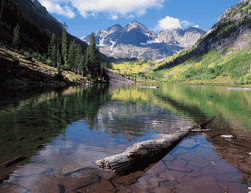
#> input picture river.gif, 251 x 193 px, shrunk from 832 x 640 before the run
$ python final.py
#> lines starting #> are read from the running program, lines starting #| are printed output that depends on the picture; long printed decimals are rounded
import math

import numpy as np
from scipy.fftpack import dct, idct
from PIL import Image

image_name = "river"

dct2 = lambda x: dct(dct(x.T, norm = 'ortho').T, norm = 'ortho')
idct2 = lambda x: idct(idct(x.T, norm = 'ortho').T, norm = 'ortho')

def create_blocks(array, n):
    blocks = []

    N, M = array.shape

    for i in range(0, N-n+1, n):
        for j in range(0, M-n+1, n):
            blocks.append(array[i:i+n, j:j+n])

    return blocks

def reconstruct_from_blocks(blocks, n, original_shape):
    N, M = original_shape

    reconstructed_array = np.zeros((N, M))

    block_index = 0

    for i in range(0, N-n+1, n):
        for j in range(0, M-n+1, n):
            reconstructed_array[i:i+n, j:j+n] = blocks[block_index]
            block_index += 1

    return reconstructed_array

def uniform_quantizer(data, num_levels, min_val=None, max_val=None):
    data = np.array(data)
    if min_val is None:
        min_val = np.min(data)

    if max_val is None:
        max_val = np.max(data)

    step_size = (max_val - min_val) / num_levels

    quantization_centers = np.linspace(min_val + step_size / 2, max_val - step_size / 2, num_levels)

    quantized_data = np.digitize(data, bins=np.linspace(min_val, max_val, num_levels + 1), right=False) - 1
    quantized_data = np.clip(quantized_data, 0, num_levels - 1)
    quantized_data = quantization_centers[quantized_data]

    return quantized_data, quantization_centers

def get_ac_terms(matrix):
    n = matrix.shape[0]
    result = []

    for diag in range(1, 2 * n - 1):
        if diag < n:
            row_start = diag
            col_start = 0
        else:
            row_start = n - 1
            col_start = diag - n + 1

        diagonal_elements = []
        row, col = row_start, col_start
        while row >= 0 and col < n:
            diagonal_elements.append(float(matrix[row, col]))
            row -= 1
            col += 1

        if diag % 2 == 1:
            diagonal_elements.reverse()

        result.extend(diagonal_elements)

    return result

def reconstruct_matrix(n, top_leftmost, zigzag_list):
    matrix = np.zeros((n, n), dtype=int)
    matrix[0, 0] = top_leftmost

    idx = 0

    for diag in range(1, 2 * n - 1):
        if diag < n:
            row_start = diag
            col_start = 0
        else:
            row_start = n - 1
            col_start = diag - n + 1

        diagonal_coords = []
        row, col = row_start, col_start
        while row >= 0 and col < n:
            diagonal_coords.append((row, col))
            row -= 1
            col += 1

        if diag % 2 == 1:
            diagonal_coords.reverse()

        for row, col in diagonal_coords:
            if idx < len(zigzag_list):
                matrix[row, col] = zigzag_list[idx]
                idx += 1

    return idct2(matrix)

for n in [4, 8, 16, 32, 64]:
    image = Image.open(image_name+".gif")
#> image is the input picture: PIL image 251x193 P; mean R, G, B 89.9, 95.4, 96.4
    image = image.convert('L')
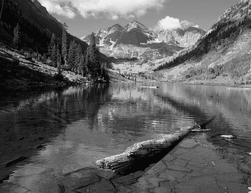
#> image: PIL image 251x193 L; min 4, max 239, mean 93.9
    image_array = np.array(image)

    blocks = create_blocks(image_array, n=n)
#> after the loop in create_blocks, `for i in range(0, N-n+1, n):`: blocks = 2976 items
#> blocks = 2976 items
    blocks = [dct2(block) for block in blocks]
    dc_terms = [float(block[0,0]) for block in blocks]
#> dc_terms = 2976 values, max 956 at index 25, min 26.5 at index 2637, mean 375.1

    quantized_dc_terms, quantization_centers_dc_terms = uniform_quantizer(dc_terms, 8)
#> in uniform_quantizer, `data = np.array(data)`: data has the same summary as dc_terms outside uniform_quantizer
#> in uniform_quantizer, `min_val = np.min(data)`: min_val = 26.5
#> in uniform_quantizer, `max_val = np.max(data)`: max_val = 956
#> in uniform_quantizer, `step_size = (max_val - min_val) / num_levels`: step_size = 116.2
#> in uniform_quantizer, `quantized_data = np.digitize(data, bins=np.linspace(min_val, max_val, ..`: quantized_data = 2976 values, max 8 at index 25, min 0 at index 0, mean 2.51
#> in uniform_quantizer, `quantized_data = np.clip(quantized_data, 0, num_levels - 1)`: quantized_data = 2976 values, max 7 at index 10, min 0 at index 0, mean 2.51
#> in uniform_quantizer, `quantized_data = quantization_centers[quantized_data]`: quantized_data = 2976 values, max 897.9 at index 10, min 84.59 at index 0, mean 376.2
#> quantized_dc_terms has the same summary as quantized_data in uniform_quantizer; quantization_centers_dc_terms = [84.59, 200.8, 317, 433.2, 549.3, 665.5, 781.7, 897.9]

    ac_terms = [get_ac_terms(block) for block in blocks]
#> ac_terms = 2976 items
    all_ac_terms = [item for block in ac_terms for item in block]
#> all_ac_terms = 44640 items
    L = min(all_ac_terms)
#> L = -216.2
    H = max(all_ac_terms)
#> H = 209.3

    l1 = math.floor((n*n - 1) / 10)
    first_ac_terms = [terms[:l1] for terms in ac_terms]
#> first_ac_terms = 2976 items, first 6: [-32.38], [8.23], [7.25], [-10.88], [-3.7], [-4.46]
    second_ac_terms = [terms[l1:2*l1] for terms in ac_terms]
#> second_ac_terms = 2976 items, first 6: [1.58], [-8.88], [6.04], [-2.69], [-0.159], [0.383]
    third_ac_terms = [terms[2*l1:] for terms in ac_terms]
#> third_ac_terms = 2976 items

    first_ac_terms_quantized = [uniform_quantizer(terms, 4, min_val=L, max_val=H)[0] for terms in first_ac_terms]
#> first_ac_terms_quantized = 2976 items, first 6: [-56.67], [49.71], [49.71], [-56.67], [-56.67], [-56.67]
    second_ac_terms_quantized = [uniform_quantizer(terms, 2, min_val=L, max_val=H)[0] for terms in second_ac_terms]
#> second_ac_terms_quantized = 2976 items, first 6: [102.9], [-109.9], [102.9], [102.9], [102.9], [102.9]
    third_ac_terms_quantized = [[0 for _ in range(len(terms))] for terms in third_ac_terms]
#> third_ac_terms_quantized = 2976 items

    reconstructed_ac_terms = [np.concatenate((first, second, third)) for first, second, third in zip(first_ac_terms_quantized, second_ac_terms_quantized, third_ac_terms_quantized)]
#> reconstructed_ac_terms = 2976 items

    reconstructed_blocks = [reconstruct_matrix(n, dc, ac) for dc, ac in zip(quantized_dc_terms, reconstructed_ac_terms)]
#> reconstructed_blocks = 2976 items

    reconstructed_array = reconstruct_from_blocks(reconstructed_blocks, n, image_array.shape)
#> after the loop in reconstruct_from_blocks, `for i in range(0, N-n+1, n):`:
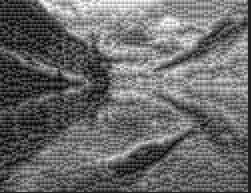
#> reconstructed_array: shape (193, 251) float64; min -38.85, max 278.1, mean 92.3; drawn with min black and max white
#> after the loop in reconstruct_from_blocks, `for i in range(0, N-n+1, n):`: block_index = 2976

    print("snr: ", 10 * np.log10 ( np.sum ( image_array ** 2) / np.sum (( image_array - reconstructed_array ) ** 2) ))
#| snr:  -9.340

    normalized_array = (255 * (reconstructed_array - np.min(reconstructed_array)) / (np.max(reconstructed_array) - np.min(reconstructed_array))).astype(np.uint8)

    image = Image.fromarray(normalized_array, mode="L")

    image.save(f"{image_name}-{n}.png")
